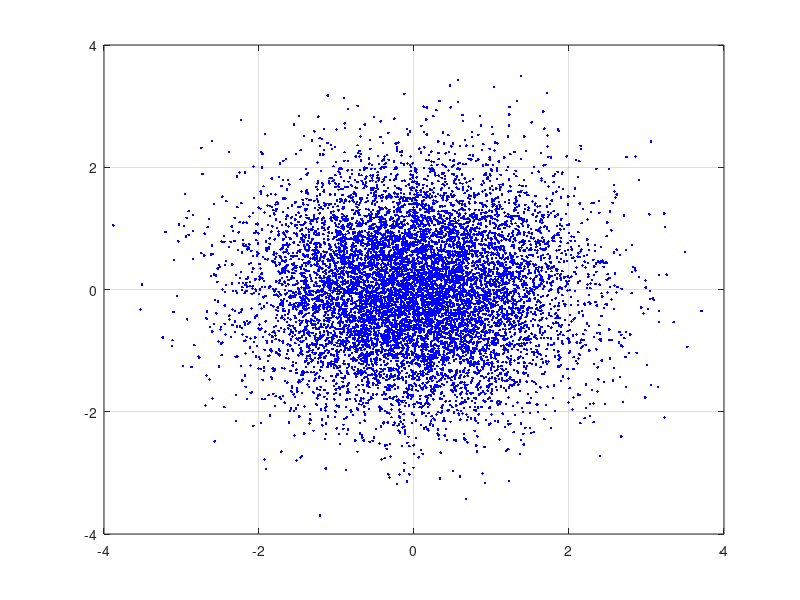
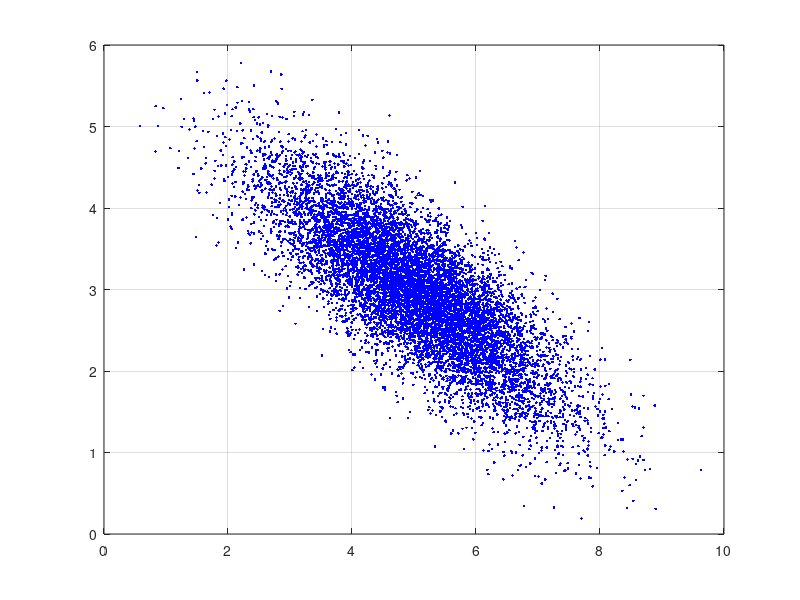
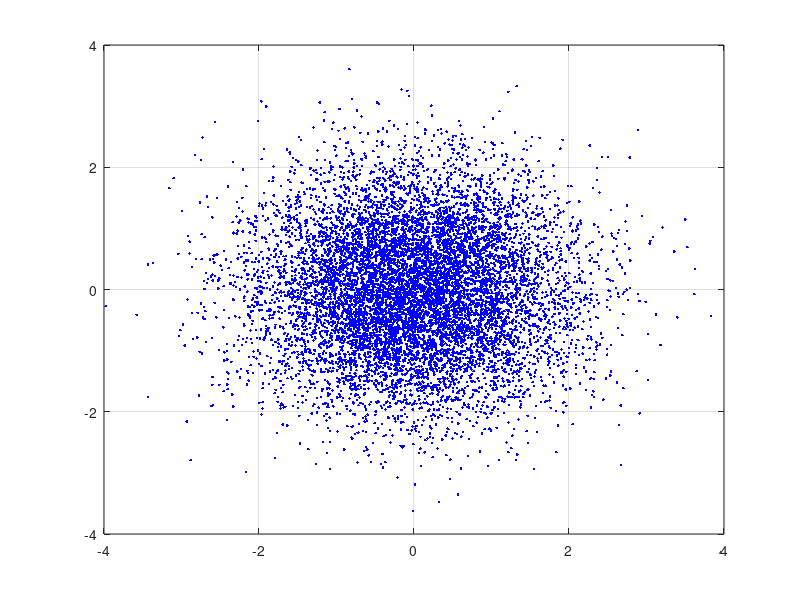
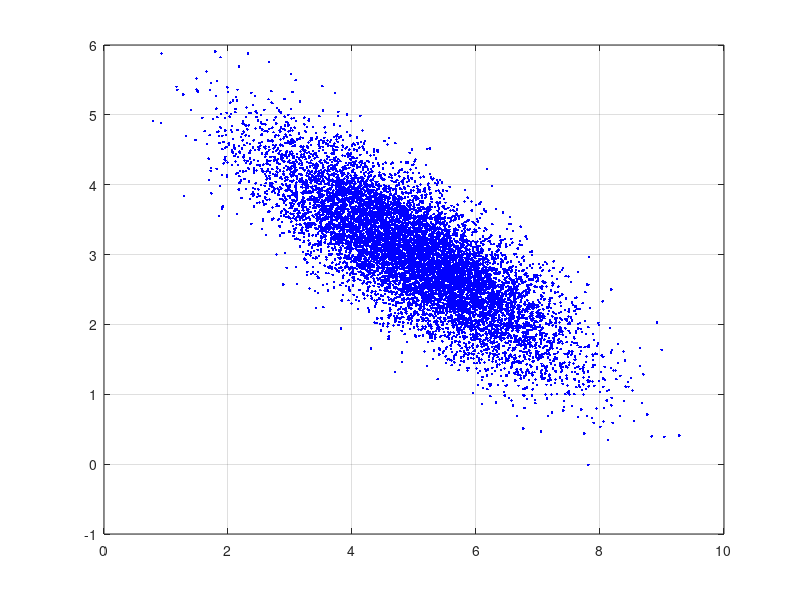

Write the MATLAB code that produced these figures, in order.
%---------------------------------------------------------------
%
%  Program: maxLikelihood
%
%  Purpose: Estimate the parameters of a probability distribution
%  function. For this project, we assume the samples used in the
%  maximum likelihood estimation come from a gaussian distribution.
%
%  Programmer: Rod Pickens
%
%  Date: March 11, 2015
%
%---------------------------------------------------------------

clc; close all; fclose('all'); clear all;

% Ask user to select the path and the directory of the data for which to
% perform maximum likelihood estimation.

pn = '.';
fn = 'featuresClass1.dat';

% Class 1
mean1   = 5; mean2   = 3; 
std11 =1.2; std22 = 0.8; 
rho = -0.8;
s12 = rho * std11 * std22;
s21 = s12;
C = [std11^2    s12;...
     s21    std22^2];

[V, D]=eig(C);

nSamples = 10000; nFeatures = 2;

meanV = repmat([mean1; mean2],1,nSamples);

xIn = randn(nFeatures,nSamples);
xOut = V*sqrt(D)*xIn + meanV;
figure; plot(xIn(1,:),xIn(2,:),'b.'); grid on;
figure; plot(xOut(1,:),xOut(2,:),'b.'); grid on;

csvwrite([pn filesep fn],xOut');
% Class 2
mean1   = 5; mean2   = 3; 
std11 =1.2; std22 = 0.8; 
rho = -0.8;
s12 = rho * std11 * std22;
s21 = s12;
C = [std11^2    s12;...
     s21    std22^2];

[V, D]=eig(C);

nSamples = 10000; nFeatures = 2;

meanV = repmat([mean1; mean2],1,nSamples);

xIn = randn(nFeatures,nSamples);
xOut = V*sqrt(D)*xIn + meanV;
figure; plot(xIn(1,:),xIn(2,:),'b.'); grid on;
figure; plot(xOut(1,:),xOut(2,:),'b.'); grid on;

pn = '.';
fn = 'featuresClass2.dat';

csvwrite([pn filesep fn],xOut');

% Read the data from the selected file.
inData = csvread([pn filesep fn]);

% get nsamples and ncols
[nSamples, nColumns]=size(inData);

% file format structure.
% fprintf(fid,'p(w1), nfeatures, u11, u22, s1_11^2, s1_12; s1_21, s1_22^2)
% fprintf(fid,'p(w2), nfeatures, u21, u22, s2_11^2, s2_12; s2_21, s2_22^2)

p_w1 = 0.5;
p_w2 = 1 - p_w1;

iSkip = [1 2 4 8 10 16 32 64];
nElements = numel(iSkip);

fprintf(1,'Truth: nf=%d, u=<%f, %f> C=<%f, %f; %f, %f>\n',...
        nColumns,mean1,mean2,C(1,1),C(1,2),C(2,1),C(2,2));

for iStep = 1:1 %nElements
    
    % Determine how many samples to skip
    nSkip = 2^iSkip(iStep);
    
    f1 = inData(1:nSkip:end,1);
    f2 = inData(1:nSkip:end,2);
    
    n4Estimate = numel(f1);
    u1 = mean(f1);
    u2 = mean(f2);
    
    c1 = cov(f1,f2);
    c2 = cov(f1,f2);
    
    fileOut = sprintf('cs679_proj2_experiment_%d_decimateFactor_%d.dat',iStep,nSkip)
    fid = fopen(fileOut,'w');
    
    fprintf(1,'p(w=%d)=%f, nf=%d, eu=<%f, %f> eC=<%f, %f; %f, %f>\n',...
        1,p_w1,nColumns,u1,u2,c1(1,1),c1(1,2),c1(2,1),c1(2,2));

    fprintf(fid,'%f,%d,%f,%f,%f,%f,%f,%f\n',p_w1,nColumns,u1,u2,c1(1,1),c1(1,2),c1(2,1),c1(2,2));
    
    fprintf(1,'p(w=%d)=%f, nf=%d, eu=<%f, %f> eC=<%f, %f; %f, %f>\n',...
        2,p_w1,nColumns,u1,u2,c1(1,1),c1(1,2),c1(2,1),c1(2,2));

    fprintf(fid,'%f,%d,%f,%f,%f,%f,%f,%f\n',p_w2,nColumns,u1,u2,c1(1,1),c1(1,2),c1(2,1),c1(2,2));

end

    
